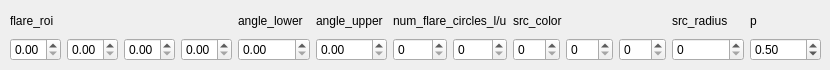
         <widget class="QWidget" name="tab_15">
          <attribute name="title">
           <string>RandomSunFlare</string>
          </attribute>
          <widget class="QWidget" name="gridLayoutWidget_30">
           <property name="geometry">
            <rect>
             <x>10</x>
             <y>10</y>
             <width>811</width>
             <height>51</height>
            </rect>
           </property>
           <layout class="QGridLayout" name="gridLayout_33">
            <item row="0" column="3">
             <widget class="QLabel" name="label_119">
              <property name="text">
               <string>num_flare_circles_l/u</string>
              </property>
             </widget>
            </item>
            <item row="1" column="2">
             <widget class="QDoubleSpinBox" name="sb_rsf_au">
              <property name="maximum">
               <double>1.000000000000000</double>
              </property>
              <property name="singleStep">
               <double>0.100000000000000</double>
              </property>
             </widget>
            </item>
            <item row="1" column="6">
             <widget class="QDoubleSpinBox" name="sb_rsf_p">
              <property name="maximum">
               <double>1.000000000000000</double>
              </property>
              <property name="singleStep">
               <double>0.100000000000000</double>
              </property>
              <property name="value">
               <double>0.500000000000000</double>
              </property>
             </widget>
            </item>
            <item row="1" column="3">
             <layout class="QHBoxLayout" name="horizontalLayout_21">
              <item>
               <widget class="QSpinBox" name="sb_rsf_nfcl">
                <property name="maximum">
                 <number>999</number>
                </property>
               </widget>
              </item>
              <item>
               <widget class="QSpinBox" name="sb_rsf_nfcu">
                <property name="maximum">
                 <number>999</number>
                </property>
               </widget>
              </item>
             </layout>
            </item>
            <item row="0" column="4">
             <widget class="QLabel" name="label_125">
              <property name="text">
               <string>src_color</string>
              </property>
             </widget>
            </item>
            <item row="0" column="2">
             <widget class="QLabel" name="label_117">
              <property name="text">
               <string>angle_upper</string>
              </property>
             </widget>
            </item>
            <item row="0" column="5">
             <widget class="QLabel" name="label_123">
              <property name="text">
               <string>src_radius</string>
              </property>
             </widget>
            </item>
            <item row="0" column="1">
             <widget class="QLabel" name="label_121">
              <property name="text">
               <string>angle_lower</string>
              </property>
             </widget>
            </item>
            <item row="1" column="4">
             <layout class="QHBoxLayout" name="horizontalLayout_33">
              <item>
               <widget class="QSpinBox" name="sb_rsf_sc0">
                <property name="maximum">
                 <number>999</number>
                </property>
               </widget>
              </item>
              <item>
               <widget class="QSpinBox" name="sb_rsf_sc1">
                <property name="maximum">
                 <number>255</number>
                </property>
               </widget>
              </item>
              <item>
               <widget class="QSpinBox" name="sb_rsf_sc2">
                <property name="maximum">
                 <number>255</number>
                </property>
               </widget>
              </item>
             </layout>
            </item>
            <item row="0" column="0">
             <widget class="QLabel" name="label_120">
              <property name="text">
               <string>flare_roi</string>
              </property>
             </widget>
            </item>
            <item row="1" column="0">
             <layout class="QHBoxLayout" name="horizontalLayout_44">
              <item>
               <widget class="QDoubleSpinBox" name="sb_rsf_fr0">
                <property name="maximum">
                 <double>1.000000000000000</double>
                </property>
                <property name="singleStep">
                 <double>0.100000000000000</double>
                </property>
               </widget>
              </item>
              <item>
               <widget class="QDoubleSpinBox" name="sb_rsf_fr1">
                <property name="maximum">
                 <double>1.000000000000000</double>
                </property>
                <property name="singleStep">
                 <double>0.100000000000000</double>
                </property>
               </widget>
              </item>
              <item>
               <widget class="QDoubleSpinBox" name="sb_rsf_fr2">
                <property name="maximum">
                 <double>1.000000000000000</double>
                </property>
                <property name="singleStep">
                 <double>0.100000000000000</double>
                </property>
               </widget>
              </item>
              <item>
               <widget class="QDoubleSpinBox" name="sb_rsf_fr3">
                <property name="maximum">
                 <double>1.000000000000000</double>
                </property>
                <property name="singleStep">
                 <double>0.100000000000000</double>
                </property>
               </widget>
              </item>
             </layout>
            </item>
            <item row="1" column="1">
             <widget class="QDoubleSpinBox" name="sb_rsf_al">
              <property name="maximum">
               <double>1.000000000000000</double>
              </property>
              <property name="singleStep">
               <double>0.100000000000000</double>
              </property>
             </widget>
            </item>
            <item row="1" column="5">
             <widget class="QSpinBox" name="sb_rsf_sr">
              <property name="maximum">
               <number>999</number>
              </property>
             </widget>
            </item>
            <item row="0" column="6">
             <widget class="QLabel" name="label_122">
              <property name="text">
               <string>p</string>
              </property>
             </widget>
            </item>
           </layout>
          </widget>
         </widget>
